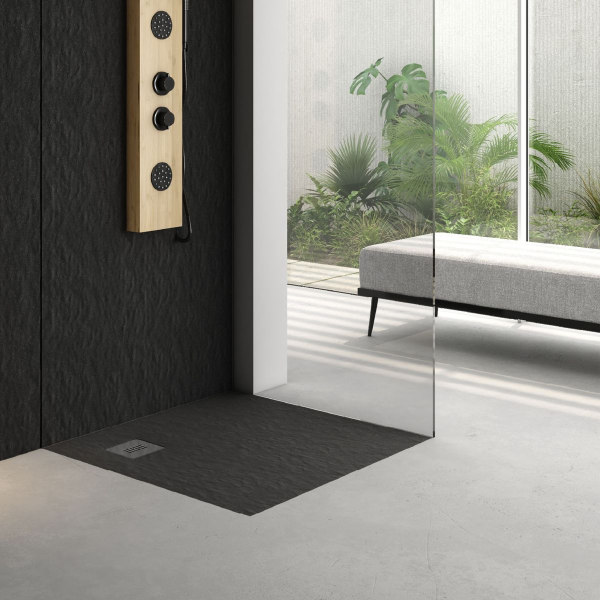
#> input picture assets/img/balans-bs-a.jpg, 1200 x 1200 px (shown at 1/2 size)
$ python -i 8_zasoby_kart.py   (imports and definitions only)
#> lines starting #> are read from the running program, lines starting #| are printed output that depends on the picture
#> further down, picture is the input picture: PIL image 1200x1200 RGB; mean R, G, B 133, 132.5, 125.4
# -*- coding: utf-8 -*-
"""Zasoby kart produktów: gama/EAN z eksportu LM, znaki marek i gwarancji, rysunki techniczne.

Wejście (folder "18. Leroy Merlin - Portal\\materiały"):
  - 2026-03-26T13-41-37-moje-referencje.xlsx      eksport referencji z systemu LM (gama, EAN, kod dostawcy)
  - Etykiety Frigo i Ipsilon\\*\\SNS*.pdf          etykiety Sensea: logo, znak „YEAR Guarantee”, rysunek z wymiarami danego rozmiaru
  - Przegląd oferty (Leroy Merlin) 2025.09a A4.pdf  znaki „LAT GWARANCJI” Schedpol
  - 2026 - Paczka Ecommerce LEROY MERLIN\\...      rysunki techniczne pozostałych serii
Wyjście:
  assets/lm.js        nadpisuje p.g (gama) i dopisuje p.ean, p.sup wg eksportu LM
  assets/znaki/*.png  logo Sensea, znaki gwarancji
  assets/img/rys/*    rysunki techniczne;  assets/rysunki.js  (SP.rys: nr ref. → plik)
Użycie: python 8_zasoby_kart.py
"""
import os, sys, io, json, glob, re, shutil
import fitz, openpyxl
from PIL import Image, ImageOps

sys.stdout = io.TextIOWrapper(sys.stdout.buffer, encoding="utf-8")
HERE = os.path.dirname(os.path.abspath(__file__))
ROOT = os.path.dirname(HERE)
MAT = os.path.join(os.path.dirname(ROOT), "materiały")
ECOM = "\\\\?\\" + os.path.abspath(os.path.join(MAT, "2026 - Paczka Ecommerce LEROY MERLIN"))   # długie ścieżki Windows
ETYK = os.path.join(MAT, "Etykiety Frigo i Ipsilon")
PRZEGLAD = os.path.join(MAT, "Przegląd oferty (Leroy Merlin) 2025.09a A4.pdf")
XLSX = os.path.join(MAT, "2026-03-26T13-41-37-moje-referencje.xlsx")
OUT_Z = os.path.join(ROOT, "assets", "znaki")
OUT_R = os.path.join(ROOT, "assets", "img", "rys")


def products():
    s = io.open(os.path.join(ROOT, "assets", "data.js"), encoding="utf-8").read()
    return json.loads(s[s.index("window.SP = ") + 12: s.index(";\n\n/* ---- pomocnicze")])["products"]


# ---------- 1. eksport LM ----------
# Kształty, w których arkusz tytułów rozjeżdża się z nazwą w systemie LM, a LM ma rację (sprawdzone z etykietą/wymiarem).
# Uwaga: 95495956 („BALANS KW 120X90”) — błąd po stronie LM, w danych zostaje „prostokątny”.
SHAPE_FIX = {"45256512": "pięciokątny", "88758947": "pięciokątny", "82763748": "pięciokątny", "88758948": "pięciokątny",
             "82763752": "pięciokątny", "86448669": "prostokątny"}
# [74 lines left out: functions lm_export, png_clip, znaki, label_bound, not called in this run]


def trim_save(im, out, maxpx=1700):
#> called with out = 'out.png', maxpx = 1700
    im = im.convert("RGB")
    bg = Image.new("RGB", im.size, (255, 255, 255))
#> bg: PIL image 1200x1200 RGB; every value is 255
    diff = ImageOps.invert(ImageOps.grayscale(Image.composite(im, bg, Image.new("L", im.size, 255))))
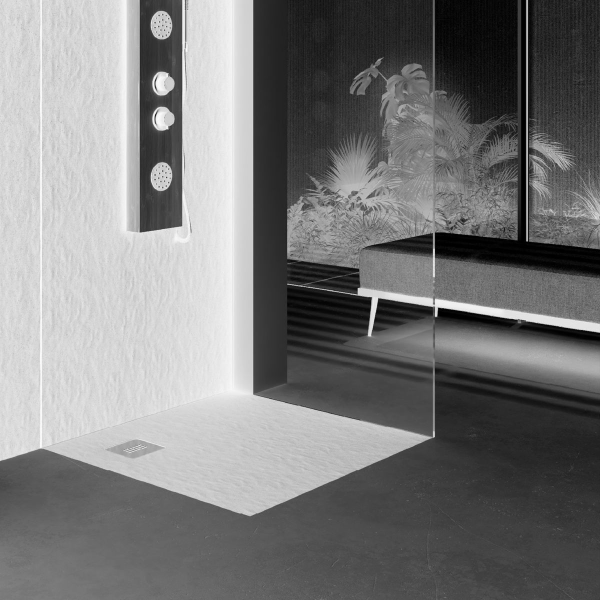
#> diff: PIL image 1200x1200 L (shown at 1/2 size); min 0, max 255, mean 123.1
    box = diff.point(lambda v: 255 if v > 18 else 0).getbbox()
#> box = (0, 0, 1200, 1200)
    if box:
        pad = int(max(im.size) * 0.015)
#> pad = 18
        im = im.crop((max(0, box[0] - pad), max(0, box[1] - pad), min(im.width, box[2] + pad), min(im.height, box[3] + pad)))
    im.thumbnail((maxpx, maxpx), Image.LANCZOS)
    im.save(out, "PNG", optimize=True) if out.endswith(".png") else im.save(out, "JPEG", quality=86, optimize=True)
    return im.size


# [12 lines left out: function open_src, not called in this run]


import unicodedata


def _n(s):
    return unicodedata.normalize("NFC", s).lower().strip()


def E(*parts):
    """Ścieżka w paczce e-commerce odporna na NFC/NFD i wielkość liter w nazwach folderów."""
    cur = ECOM
    for part in parts:
        try:
            hit = [x for x in os.listdir(cur) if _n(x) == _n(part)]
        except OSError:
            return os.path.join(cur, *parts[parts.index(part):])
        cur = os.path.join(cur, hit[0] if hit else part)
    return cur
SHAPE = {"kwadratowy": "kw", "prostokątny": "pr", "półokrągły": "po", "pięciokątny": "pi"}
ECOM_MAP = {
    ("Balans", "kw"): E("BALANS", "RYSUNEK TECHNICZNY - WSZYTSKIE BRODZIKI", "BALANS 35mm 2021 (M3) kwadrat.png"),
    ("Balans", "pr"): E("BALANS", "RYSUNEK TECHNICZNY - WSZYTSKIE BRODZIKI", "BALANS LM 2026 - prostokąt.png"),
    ("Comfo", "kw"): E("COMFO", "1. Kwadrat", "3. Rysunek techniczny", "Rysunek_techniczny_Comfo_2500x2500px-300dpi_kwadrat_JPG.jpg"),
    ("Comfo", "po"): E("COMFO", "2. Półokragły", "3. Rysunek techniczny", "Rysunek_techniczny_Comfo_2500x2500px_300dpi_półokrągły_JPG.jpg"),
    ("Comfo", "pr"): E("COMFO", "3.Prostokąt", "2022 Rys tech Eko prostokąt 80x100cm.pdf"),
    ("Consist", "kw"): E("CONSIST", "Kwadrat", "3. Rys. Techniczny", "Rysunek_techniczny_Consist_2500x2500px_300dpi_kwadrat_JPG.jpg"),
    ("Consist", "pr"): E("CONSIST", "Prosotkąt", "3.Rys Techniczny", "Rysunek_techniczny_Consist_2500x2500px_300dpi_prostokąt_PDF.jpg"),
    ("Corrina", "kw"): E("CORRINA", "Kwadrat", "3. Rys techniczny", "Rysunek_techniczny_Corrina_2500x2500px_300dpi_kwadrat_JPG.jpg"),
    ("Dafne", "po"): E("DAFNE", "Półokrągły", "3. Rys techniczny", "Rysunek_techniczny_Dafne_2500x2500px_300dpi_półokrągły_JPG.jpg"),
    ("Dante", "kw"): E("DANTE", "1. Kwadrat", "3. Rys techniczny", "Rysunek_techniczny_Dante_2500x2500px_300dpi_kwadrat-JPG.jpg"),
    ("Dante", "po"): E("DANTE", "2. Półokrągły", "3. Rys. Techniczny", "Rysunek_techniczny_Dante_2500x2500px-300dpi_półokrągły_JPG.jpg"),
    ("Go Baby", "po"): E("GO BABY", "Półokragły", "3. Rys techniczny", "Rysunek_techniczny_Go_Baby_2500x2500px-300dpi_półokrągły_JPG.jpg"),
    ("Grawello", "kw"): E("GRAWELLO", "1. Kwdrat", "3. Rys techniczny", "Rysunek_Techniczny_Grawello_2500x2500p_300dpi_kwadrat_JPG.jpg"),
    ("Grawello", "po"): E("GRAWELLO", "2. Półokrągły", "3. Rys techniczny", "Rysunek_techniczny_Grawello_2500x2500px_300dpi_półokragły_JPG.jpg"),
    ("Grawello", "pr"): E("GRAWELLO", "3. Prostokąt", "3. Rys techniczny", "Rysunek_techniczny_Grawello_2500x2500px_300dpi_prostokąt-JPG.jpg"),
    ("Integral", "kw"): E("INTEGRAL", "White Stone", "1. Kwdrat", "3. Rys techniczny", "Rysunek_techniczny_Integral_2500x2500px_300dpi_JPG.jpg"),
    ("Integral", "pr"): E("INTEGRAL", "White Stone", "2. Prostokąt", "3. Rys techniczny", "Rysunek_techniczny_Integral_2500x2500px_300dpi_prostokąt_JPG.jpg"),
    ("Magnetic", "kw"): E("MAGNETIC", "2. Biały gładki", "1. KWADRAT", "2. RYSUNEK TECHNICZNY", "Rysunek_techniczny_Magnetic_Smooth-White_2500x2500px_300dpi_kwadrat_JPG.jpg"),
    ("Magnetic", "po"): E("MAGNETIC", "2. Biały gładki", "2. PÓŁOKRĄGŁY", "2. RYSUNEK TECHNICZNY", "Rysunek_techniczny_Magnetic_Smooth_White_2500x2500px_300dpi_półokragły_JPG.jpg"),
    ("Magnetic", "pr"): E("MAGNETIC", "2. Biały gładki", "3. PROSTOKĄT", "2. RYSUNEK TECHNICZNY", "Rysunek_techniczny_Magnetic_2500x2500px_300dpi_prostokąt_JPG.jpg"),
    ("Sinergid", "kw"): E("SINEGRID", "Sinegrid biały gładki", "1. kwadrat", "2. rysunek techniczny", "Rysunek_techniczny_sinegrid_Smooth_White_2500x2500px_300dpi_kwadrat_JPG.jpg"),
    ("Sinergid", "po"): E("SINEGRID", "Sinegrid biały gładki", "2. półokrągły", "2. rysunek techniczny", "Rysunek_techniczny_sinegrid_Smooth_White_2500x2500px_300dpi_półokrągły_JPG.jpg"),
    ("Sinergid", "pr"): E("SINEGRID", "Sinegrid biały gładki", "3. prostokąt", "2. rysunek techniczny", "Rysunek_Techniczny_Sinegrid_2500x2500px-300dpi_prostokąt_JPG.jpg"),
    ("Tebe", "kw"): E("TEBE", "Czarny Mat", "1. Kwadrat", "3. Rys techniczny", "Caspar New kwadratowe srodek Syfon 2023.jpg"),
    ("Tebe", "po"): E("TEBE", "Czarny Mat", "2. Półokrągły", "3. Rys techniczny", "Rysunek_techniczny_Tebe_Black_Stone_2500x2500p;x_300dpi_JPG.jpg"),
    ("Torres", "pr"): E("TORRES", "TORRES BIAŁY MAT", "3. Rys techniczny", "Rysunek_techniczny_torres_White_Mat_2500x2500p;x_300dpi_JPG.jpg"),
    ("Frigo", "kw"): E("FRIGO - sensea", "FRIGO BIAŁY GŁADKI", "GOTOWE PACZKI - PLIKI 300 DPI", "FRIGO BIAŁY GŁADKI KWADRAT", "3. RYS. TECHNICZNY", "RYS TECH. FRIGO KWADRAT 2026.png"),
    ("Frigo", "pr"): E("FRIGO - sensea", "FRIGO BIAŁY GŁADKI", "GOTOWE PACZKI - PLIKI 300 DPI", "FRIGO BIAŁY GŁADKI PROSTOKĄT", "3. RYS. TECHNICZNY", "RYS TECH. FRIGO BIAŁY GŁADKI PROSTOKĄT 2026 jpg.jpg"),
    ("Frigo", "po"): E("FRIGO - sensea", "FRIGO BIAŁY GŁADKI", "GOTOWE PACZKI - PLIKI 300 DPI", "FRIGO BIAŁY GŁADKI PÓŁOKRĄGŁY", "3. RYS. TECHNICZNY", "RYS TECH. FRIGO PÓŁOKRĄGŁY 2026. JPG.jpg"),
}


# [71 lines left out: functions ecom_file, rysunki, not called in this run]


# ---------- 4. packshoty — poprawki do data.js ----------
# Frigo szary kamień miał w data.js packshot białego kamienia (plik „szary” z paczki był rysunkiem technicznym).
# Źródło: najpierw packshot konkretnego indeksu (folder PACKSHOTY, plik Product-<EAN>-P.png),
# potem packshot kształtu z GOTOWE PACZKI (szary kamień).
FRIGO_GS = E("FRIGO - sensea", "FRIGO SZARY KAMIEŃ")
GS_SHAPE = {"kwadratowy": "KWADRAT", "prostokątny": "PROSTOKĄT", "półokrągły": "PÓŁOKRĄGŁY", "pięciokątny": "PIĘCIOKĄT"}


# [16 lines left out: function pack_save, not called in this run]


# Balans: packshot wg koloru i kształtu + zdjęcia dodatkowe z paczki. Infografiki i przekrój pominięte celowo:
# zawierają Antibac, „50% CO₂” z liściem, „ekstremalną wytrzymałość”, ochronę przed pleśnią (czarna lista EmpCo).
BAL_COL = {"biały kamień": ("BIAŁY KAMIEŃ", "ws"), "czarny kamień": ("CZARNY KAMIEŃ", "bs"),
           "szary kamień": ("SZARY KAMIEŃ", "gs"), "kaszmirowy kamień": ("KASZMIROWY KAMIEŃ", "cas")}
BAL_SH = {"kwadratowy": ("KWADRAT", "kw"), "prostokątny": ("PROSTOKĄT", "pr")}
EXTRA_SKIP = re.compile(r"infografik|przekr|zalety", re.I)


# [58 lines left out: functions extra_cap, balans, not called in this run]


# ---------- 4b. packshoty dla wszystkich serii ----------
# --- kolor i kształt wg nazwy w systemie LM (kody na końcu nazwy) ---
LM_COL = [(r"CZMAT$", "czarny mat"), (r"(?:BSTR|BST|BS)$", "biały kamień"), (r"(?:CSTR|CZST|CZS|CZA|CS)$", "czarny kamień"),
          (r"SZ$", "szary kamień"), (r"(?:CEM|CE)$", "cementowy kamień"), (r"(?:BIA|B)$", "biały gładki")]
LM_SHAPE = [(r"\b5K[AĄ]T\b", "pięciokątny"), (r"(?:\b1/4K\b|\b14K\b|\bPÓŁ\b|\bPOL\b)", "półokrągły"), (r"\bKW\b", "kwadratowy"), (r"\bPR\b", "prostokątny")]
LM_SHAPE_SKIP = {"95495956"}                                # „BALANS KW 120X90” — błąd w nazwie LM
COLOR_FAMS = {"Frigo", "Ipsilon", "Magnetic", "Sinergid", "Integral"}


# [16 lines left out: functions lm_color, lm_shape, not called in this run]


def _norm(s):
    s = unicodedata.normalize("NFD", s.lower())
    return "".join(ch for ch in s if unicodedata.category(ch) != "Mn").replace("ł", "l")


COL_TOK = {"biały gładki": ["bialy gladki", "smooth white"], "biały kamień": ["bialy kamien", "biala struktura", "white stone"],
           "czarny kamień": ["czarny kamien", "czarny strukturalny", "black stone"], "szary kamień": ["szary kamien", "4. szary", "grey stone", "greystone"],
           "czarny mat": ["czarny mat", "black mat"], "biały mat": ["bialy mat"], "kaszmirowy kamień": ["kaszmirowy"]}
SHP_TOK = {"kwadratowy": ["kwadrat", "kwdrat"], "prostokątny": ["prostokat", "prosotkat"], "półokrągły": ["polokragl", "polokrag"],
           "pięciokątny": ["pieciokat", "piecioka"]}
FAM_DIR = {"Sinergid": "SINEGRID", "Frigo": "FRIGO - sensea", "Wall Comfort": "ŚCIANKA", "Harmony": "ODPŁYWY LINIOWE"}


# [38 lines left out: functions pack_dirs, pick_main, resolve_dir, not called in this run]


SKIP_FAMS = {"Balans", "Nośnik", "Obudowa uniwersalna", "Najazd", "Nogi Ipsilon", "Maskownica Balans/Integral"}  # Balans osobno; reszta bez zmian


# [64 lines left out: function packshoty, not called in this run]


# ---------- 5. karty gwarancyjne i instrukcje montażu ----------
DOCS_DIR = os.path.join(MAT, "Instrukcje i Karty")
# klucz: (plik źródłowy, nazwa publikowana, tytuł, typ)
DOCS = {
    "gw-stabilsafe": ("00. Karta Gwarancyjna_Stabilsafe_v15.25 (8str A3) 16.06.2025.pdf", "Karta-gwarancyjna_Stabilsafe_v15.25.pdf", "Karta gwarancyjna Stabilsafe v15.25", "gw"),
    "no01": ("01. Brodziki_StabPlus_instr_mont_No01 v09.2024 A4.pdf", "Instrukcja-montazu_No01_brodziki-kompozytowe_v09.2024.pdf", "Instrukcja montażu No01 — brodziki kompozytowe", "in"),
    "no02": ("02. Brodziki_Stabilsound_instr_mont_No02_v06.2023 A4.pdf", "Instrukcja-montazu_No02_brodziki-zintegrowane_v06.2023.pdf", "Instrukcja montażu No02 — brodziki zintegrowane", "in"),
    "no03": ("03. Brodziki_standard_Instrukcja_No03 v06.2023 A4.pdf", "Instrukcja-montazu_No03_brodziki-standard_v06.2023.pdf", "Instrukcja montażu No03 — brodziki laminowane", "in"),
    "no04": ("04. Obudowy_podpłytkowe_Instrukcja_No4 v11.2023.pdf", "Instrukcja-montazu_No04_obudowy-podplytkowe_v11.2023.pdf", "Instrukcja montażu No04 — obudowy podpłytkowe", "in"),
    "no05": ("05.Odplywy_liniowe_instr_mont_No05_v07.2024.pdf", "Instrukcja-montazu_No05_odplywy-liniowe_v07.2024.pdf", "Instrukcja montażu No05 — odpływy liniowe", "in"),
    "no07": ("07. Schedpol_Wanny_instr_No07v12.2025.pdf", "Instrukcja-montazu_No07_wanny_v12.2025.pdf", "Instrukcja montażu No07 — wanny", "in"),
    "no08": ("08. Nośnik_do_wanien_No08 v14.2023.pdf", "Instrukcja-montazu_No08_nosnik-do-wanien_v14.2023.pdf", "Instrukcja montażu No08 — nośnik do wanien", "in"),
    "no12": ("12. Instrukcja montażu Wall_comfort No12 v11.2023.pdf", "Instrukcja-montazu_No12_Wall-Comfort_v11.2023.pdf", "Instrukcja montażu No12 — Wall Comfort", "in"),
    "no27": ("27. Instrukcja Najazd Schedpol No27v2025.pdf", "Instrukcja-montazu_No27_najazd_v2025.pdf", "Instrukcja montażu No27 — najazd do brodzików", "in"),
    "comfo": ("Brodziki_Comfo_2022.pdf", "Instrukcja-montazu_Comfo_2022.pdf", "Instrukcja montażu — brodziki Comfo", "in"),
    "frigo": ("FRIGO_Sensea_v3.2022.pdf", "Instrukcja-montazu_Frigo-Sensea_v3.2022.pdf", "Instrukcja montażu — Frigo Sensea", "in"),
    "ipsilon": ("Ipsilon_Sensea_2024_v5 - Druk A4.pdf", "Instrukcja-montazu_Ipsilon-Sensea_2024_v5.pdf", "Instrukcja montażu — Ipsilon Sensea", "in"),
    "ob1040": ("Obudowa podpłytkowa 1.040 (2018).pdf", "Instrukcja-montazu_obudowa-podplytkowa-1.040_2018.pdf", "Instrukcja montażu — obudowa podpłytkowa 1.040", "in"),
    "no03a": ("03A. Brodzik standard + nośnik No03A v02.2023 A4 DE.pdf", "Instrukcja-montazu_No03A_brodzik-standard-z-nosnikiem_v02.2023.pdf", "Instrukcja montażu No03A — brodzik standard z nośnikiem", "in"),
    "no05c": ("05C.Odplywy_liniowe_Winyl_instr_mont_No05A_v01.2026(1).pdf", "Instrukcja-montazu_No05C_odplywy-liniowe-posadzka-winylowa_v01.2026.pdf", "Instrukcja montażu No05C — odpływy liniowe, posadzka winylowa", "in"),
    "gw-stabilsound": ("00. Karta Gwarancyjna_Stabilsound_v14.2025_(8str A3)-all.pdf", "Karta-gwarancyjna_Stabilsound_v14.2025.pdf", "Karta gwarancyjna Stabilsound v14.2025 — marka katalogowa Schedpol, nie dotyczy indeksów LM", "gw"),
}
# instrukcje wg serii (pierwsza = podstawowa, kolejne = warianty montażu)
DOC_FAM = {"Balans": ["no01"], "Magnetic": ["no01"], "Sinergid": ["no02"], "Integral": ["no02"], "Consist": ["no02"], "Grawello": ["no02"],
           "Dante": ["no02"], "Go Baby": ["no02"], "Panele do brodzików": ["no02"], "Tebe": ["no03", "no03a"], "Corrina": ["no03", "no03a"],
           "Dafne": ["no03", "no03a"], "Comfo": ["comfo", "no03a"], "Frigo": ["frigo"], "Ipsilon": ["ipsilon"], "Nogi Ipsilon": ["ipsilon"],
           "Harmony": ["no05", "no05c"], "Torres": ["no07"], "Nośnik": ["no08"], "Wall Comfort": ["no12"], "Najazd": ["no27"]}
DOC_REF = {"90151710": ["no04"], "90151711": ["no04"], "43416086": ["ob1040"], "43732703": ["ob1040"]}   # obudowy LED vs 1040/1.041
DOC_NOT_LM = {"gw-stabilsound"}            # w bibliotece dokumentów, ale nie przypisywane do indeksów LM (kanał DIY = Stabilsafe)


# [30 lines left out: function dokumenty, not called in this run]


# [7 lines not run here, left out]

>>> from PIL import Image
>>> picture = Image.open('../assets/img/balans-bs-a.jpg')
>>> result = trim_save(picture, 'out.png')
#> result = (1200, 1200)
